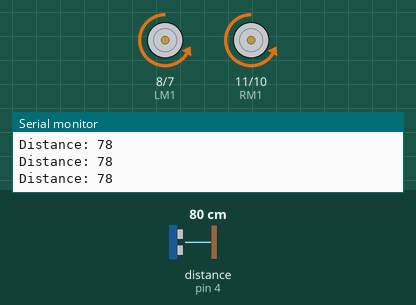
This sketch was run on a simulated Arduino Uno, built with avr-gcc and run on an emulated ATmega328P. Parts: motor-driver pin pairs drawn as motors (green arrow = first pin HIGH = forward, orange = second pin HIGH = backward, longer = more drive, scaled by the enable pin), the last lines printed to the serial monitor. Wiring (inferred from the names in the program): ultrasonic range finder: trigger pin 2; echo pin 4. Inputs (shaded band) come from the test bench; at power-on: distance to the obstacle (sensor on pin 4) 80 cm. The echo pulse lasts 58.3 µs per cm.

Above: at 1.2 s.
1.3 s: distance to the obstacle (sensor on pin 4) set to 44 cm
2.8 s: distance to the obstacle (sensor on pin 4) set to 37 cm
At 3.8 s:
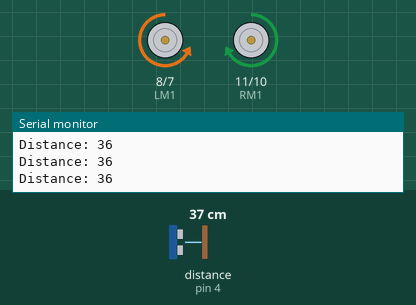
4.3 s: distance to the obstacle (sensor on pin 4) set to 120 cm
At 5.5 s:
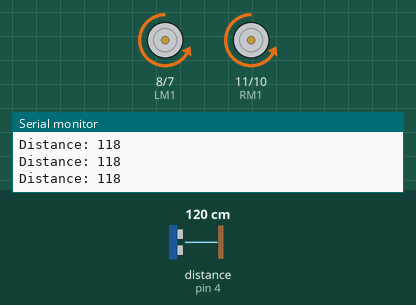
5.8 s: distance to the obstacle (sensor on pin 4) set to 2 cm
At 6.4 s:
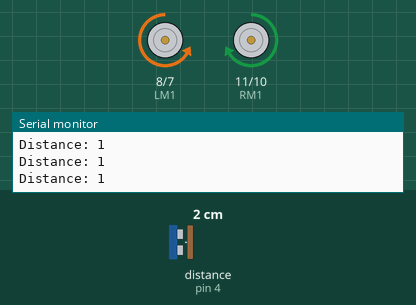
Timing chart, 0 to 8.3 s (numbered marks = the images above; inputs shaded):
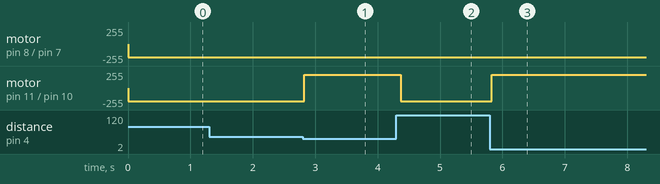

The sketch:

Final_Car_Ultra.ino
```cpp
int LM1 = 8;
int LM2 = 7;

int RM1 = 11;
int RM2 = 10;

int EchoPin = 4;
int TrigPin = 2;

int speed1 = 3;
int speed2 = 6;

int Distance;
int EchoTime;

void setup() {
  pinMode(LM1, OUTPUT);
  pinMode(LM2, OUTPUT);
  pinMode(RM1, OUTPUT);
  pinMode(RM2, OUTPUT);

  pinMode(speed1, OUTPUT);
  pinMode(speed2, OUTPUT);

  pinMode(TrigPin, OUTPUT);
  pinMode(EchoPin, INPUT);

  analogWrite(speed1, 200);
  analogWrite(speed2, 200);

  Serial.begin(9600);


}

void loop() {
  findDistance();
  if(abs(Distance) > 40){
    forward();
  }

  else{
    left();
    delay(100);

  }


}
  void findDistance(){
    digitalWrite(TrigPin, LOW);
    delayMicroseconds(2);
    digitalWrite(TrigPin, HIGH);
    delayMicroseconds(10);
    digitalWrite(TrigPin, LOW);
    EchoTime = pulseIn(EchoPin, HIGH);
    Distance = (EchoTime/2)*(0.034);
    Serial.print("Distance: ");
    Serial.println(Distance);
  }

  void forward(){
    digitalWrite(LM1, LOW);
    digitalWrite(LM2, HIGH);
    digitalWrite(RM1, LOW);
    digitalWrite(RM2, HIGH);
  }

  void backward(){
    digitalWrite(LM1, HIGH);
    digitalWrite(LM2, LOW);
    digitalWrite(RM1, HIGH);
    digitalWrite(RM2, LOW);
  }

  void Stop(){
    digitalWrite(LM1, LOW);
    digitalWrite(LM2, LOW);
    digitalWrite(RM1, LOW);
    digitalWrite(RM2, LOW);

  }

  void left(){
    digitalWrite(LM1, LOW);
    digitalWrite(LM2, HIGH);
    digitalWrite(RM1, HIGH);
    digitalWrite(RM2, LOW);
  }

  void right(){
    digitalWrite(LM1, HIGH);
    digitalWrite(LM2, LOW);
    digitalWrite(RM1, LOW);
    digitalWrite(RM2, HIGH);
  }
```

Measured:
- the behaviour switches between 42 and 41 cm on distance to the obstacle (sensor on pin 4) (found by bisection; images 0 and 1)
- after the input at 2.8 s, motor on pin 11 (RM1) / pin 10 (RM2): backward 200/255 → forward 200/255 at once
- after the input at 4.3 s, motor on pin 11 (RM1) / pin 10 (RM2): forward 200/255 → backward 200/255 after 0.07 s
- after the input at 5.8 s, motor on pin 11 (RM1) / pin 10 (RM2): backward 200/255 → forward 200/255 at once
